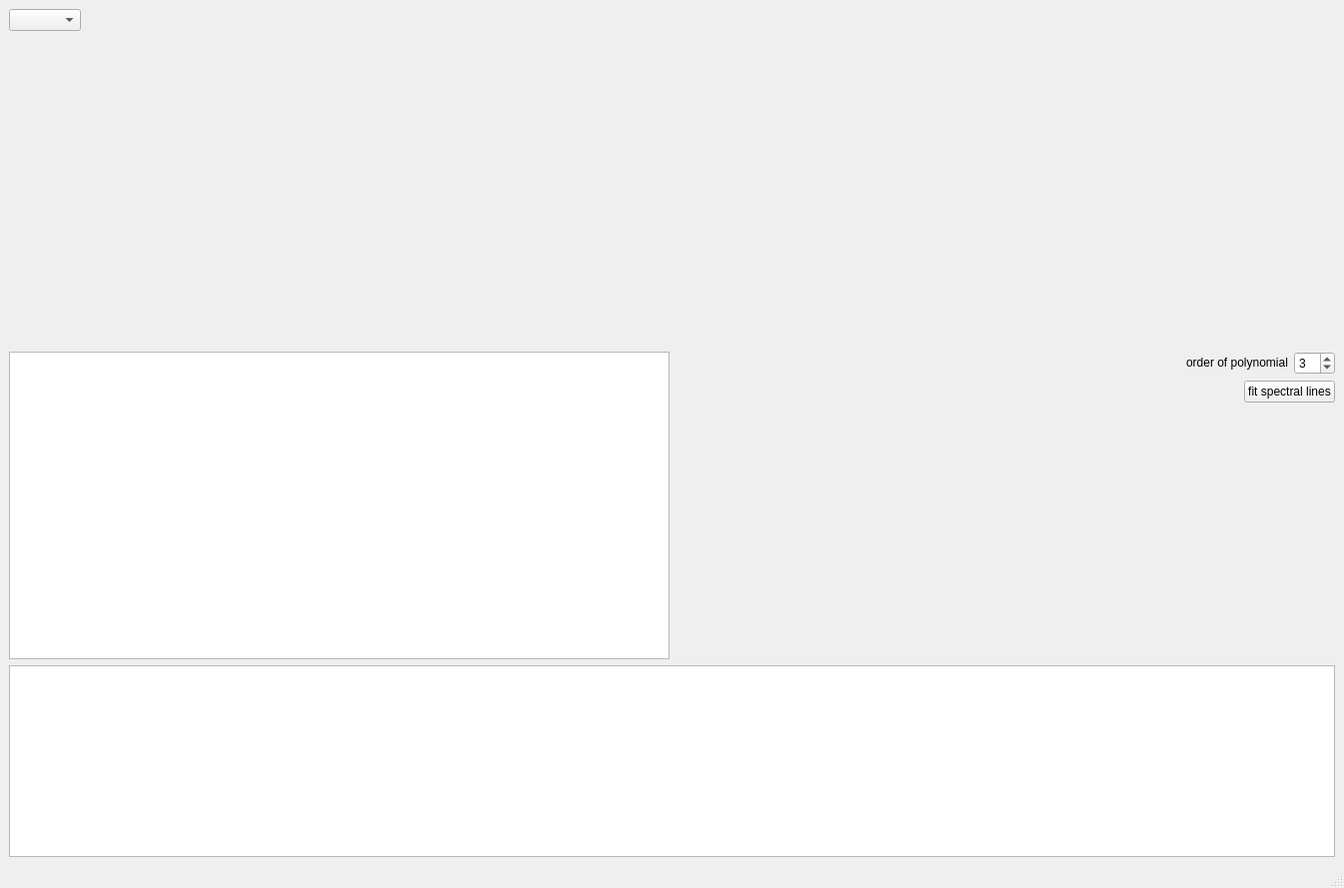
<?xml version="1.0" encoding="UTF-8"?>
<ui version="4.0">
 <class>MainWindow</class>
 <widget class="QMainWindow" name="MainWindow">
  <property name="geometry">
   <rect>
    <x>0</x>
    <y>0</y>
    <width>1345</width>
    <height>889</height>
   </rect>
  </property>
  <property name="windowTitle">
   <string>MainWindow</string>
  </property>
  <widget class="QWidget" name="centralwidget">
   <property name="sizePolicy">
    <sizepolicy hsizetype="Expanding" vsizetype="Expanding">
     <horstretch>0</horstretch>
     <verstretch>0</verstretch>
    </sizepolicy>
   </property>
   <layout class="QVBoxLayout" name="verticalLayout_2">
    <item>
     <layout class="QHBoxLayout" name="horizontalLayout_2">
      <item>
       <widget class="QComboBox" name="lightSourceSelector">
        <property name="sizePolicy">
         <sizepolicy hsizetype="Fixed" vsizetype="Fixed">
          <horstretch>0</horstretch>
          <verstretch>0</verstretch>
         </sizepolicy>
        </property>
       </widget>
      </item>
      <item>
       <spacer name="horizontalSpacer">
        <property name="orientation">
         <enum>Qt::Horizontal</enum>
        </property>
        <property name="sizeHint" stdset="0">
         <size>
          <width>40</width>
          <height>20</height>
         </size>
        </property>
       </spacer>
      </item>
     </layout>
    </item>
    <item>
     <widget class="CalibratePlot" name="calibratePlot" native="true">
      <property name="sizePolicy">
       <sizepolicy hsizetype="Expanding" vsizetype="Expanding">
        <horstretch>0</horstretch>
        <verstretch>0</verstretch>
       </sizepolicy>
      </property>
     </widget>
    </item>
    <item>
     <layout class="QHBoxLayout" name="horizontalLayout_4">
      <item>
       <widget class="QTableView" name="tableView"/>
      </item>
      <item>
       <layout class="QVBoxLayout" name="verticalLayout">
        <item>
         <layout class="QHBoxLayout" name="horizontalLayout">
          <item>
           <spacer name="horizontalSpacer_3">
            <property name="orientation">
             <enum>Qt::Horizontal</enum>
            </property>
            <property name="sizeHint" stdset="0">
             <size>
              <width>40</width>
              <height>20</height>
             </size>
            </property>
           </spacer>
          </item>
          <item>
           <widget class="QLabel" name="label">
            <property name="sizePolicy">
             <sizepolicy hsizetype="Fixed" vsizetype="Fixed">
              <horstretch>0</horstretch>
              <verstretch>0</verstretch>
             </sizepolicy>
            </property>
            <property name="text">
             <string>order of polynomial</string>
            </property>
           </widget>
          </item>
          <item>
           <widget class="QSpinBox" name="polynomialOrder">
            <property name="minimum">
             <number>1</number>
            </property>
            <property name="maximum">
             <number>10</number>
            </property>
            <property name="value">
             <number>3</number>
            </property>
           </widget>
          </item>
         </layout>
        </item>
        <item>
         <layout class="QHBoxLayout" name="horizontalLayout_3">
          <item>
           <spacer name="horizontalSpacer_2">
            <property name="orientation">
             <enum>Qt::Horizontal</enum>
            </property>
            <property name="sizeHint" stdset="0">
             <size>
              <width>40</width>
              <height>20</height>
             </size>
            </property>
           </spacer>
          </item>
          <item>
           <widget class="QPushButton" name="calculateCoeffs">
            <property name="sizePolicy">
             <sizepolicy hsizetype="Fixed" vsizetype="Fixed">
              <horstretch>0</horstretch>
              <verstretch>0</verstretch>
             </sizepolicy>
            </property>
            <property name="text">
             <string>fit spectral lines</string>
            </property>
           </widget>
          </item>
         </layout>
        </item>
        <item>
         <spacer name="verticalSpacer">
          <property name="orientation">
           <enum>Qt::Vertical</enum>
          </property>
          <property name="sizeHint" stdset="0">
           <size>
            <width>20</width>
            <height>40</height>
           </size>
          </property>
         </spacer>
        </item>
       </layout>
      </item>
     </layout>
    </item>
    <item>
     <widget class="QTableView" name="coeffView">
      <property name="sizePolicy">
       <sizepolicy hsizetype="MinimumExpanding" vsizetype="Fixed">
        <horstretch>0</horstretch>
        <verstretch>0</verstretch>
       </sizepolicy>
      </property>
      <attribute name="verticalHeaderVisible">
       <bool>false</bool>
      </attribute>
     </widget>
    </item>
   </layout>
  </widget>
  <widget class="QMenuBar" name="menubar">
   <property name="geometry">
    <rect>
     <x>0</x>
     <y>0</y>
     <width>1345</width>
     <height>20</height>
    </rect>
   </property>
  </widget>
  <widget class="QStatusBar" name="statusbar"/>
 </widget>
 <customwidgets>
  <customwidget>
   <class>CalibratePlot</class>
   <extends>QWidget</extends>
   <header>CalibratePlot.h</header>
   <container>1</container>
  </customwidget>
 </customwidgets>
 <resources/>
 <connections/>
</ui>
